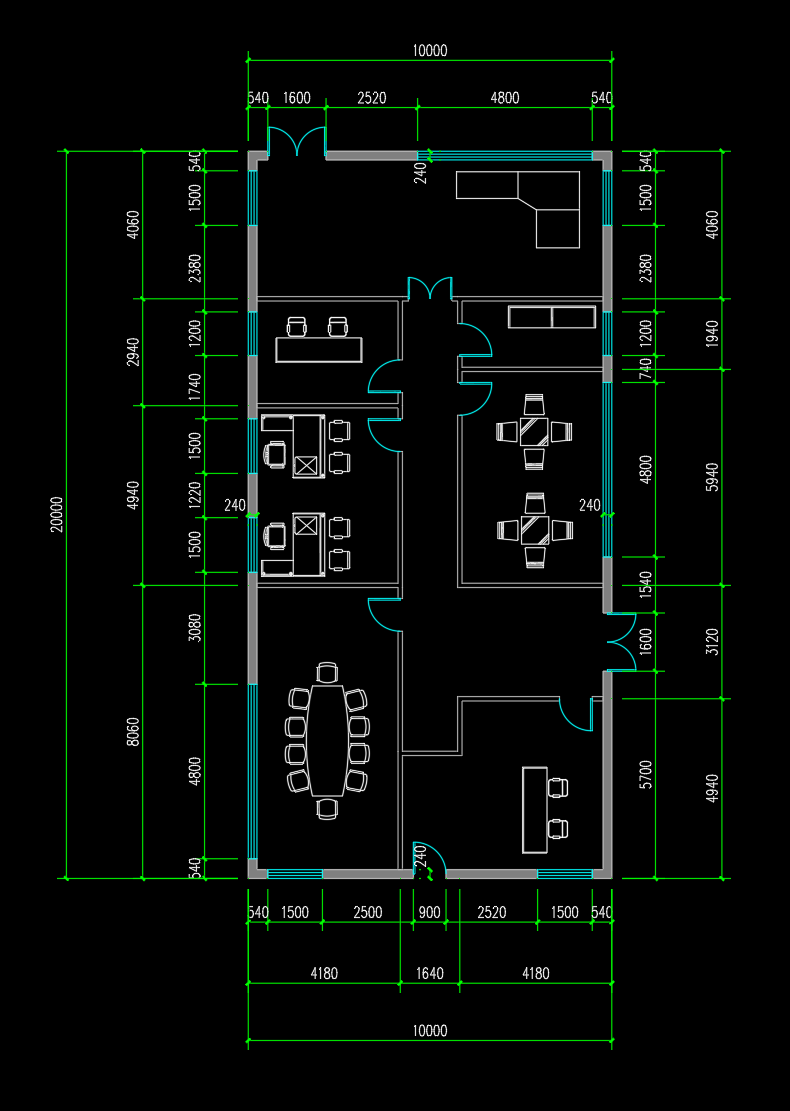
#> input picture AI_agent/logs/experiments/2026-09-14_plan_partition_setup/plan_only_input/1f_view.png, 790 x 1111 px, found by its file name
$ python measure_walls_v2.py
#> lines starting #> are read from the running program, lines starting #| are printed output that depends on the picture; after the words box and inside, x2 and y2 are one past the last pixel; in counts of white or black regions, pixels touching at a corner belong together
#!/usr/bin/env python3
"""Measure walls using building outline as calibration basis."""

from PIL import Image
import numpy as np
import json

# From analyze_image.py run:
# Black pixels (building outline): x_range: 0 to 789, y_range: 0 to 1110
# This represents the 10m x 20m building (from testdata)

# Calibration from building bounds (most reliable):
# Building is 10.0 m wide (x), 20.0 m tall (y)
black_x_min_px, black_x_max_px = 0, 789
black_y_min_px, black_y_max_px = 0, 1110
building_width_m = 10.0
building_height_m = 20.0

px_per_m_x = (black_x_max_px - black_x_min_px) / building_width_m
px_per_m_y = (black_y_max_px - black_y_min_px) / building_height_m
origin_px_x = black_x_min_px
origin_px_y = black_y_max_px  # Y increases downward in image; origin is at bottom

def px_to_m(px_x, px_y):
    """Convert pixel coordinates to meters."""
    m_x = (px_x - origin_px_x) / px_per_m_x
    m_y = (origin_px_y - px_y) / px_per_m_y  # flip Y (up is positive in meters)
    return round(m_x, 2), round(m_y, 2)

print(f"Calibration (from building outline):")
print(f"  X: {black_x_min_px}-{black_x_max_px} px ({black_x_max_px - black_x_min_px} px) for {building_width_m} m")
print(f"  Y: {black_y_min_px}-{black_y_max_px} px ({black_y_max_px - black_y_min_px} px) for {building_height_m} m")
print(f"  Scale: {px_per_m_x:.2f} px/m (X), {px_per_m_y:.2f} px/m (Y)")
print(f"  Origin: ({origin_px_x}, {origin_px_y}) px = (0.00, 0.00) m\n")

# Verification
m_corners = [
    ("SW corner", black_x_min_px, black_y_max_px),
    ("NW corner", black_x_min_px, black_y_min_px),
    ("NE corner", black_x_max_px, black_y_min_px),
    ("SE corner", black_x_max_px, black_y_max_px),
]

print("Corner verification:")
for name, px_x, px_y in m_corners:
    m = px_to_m(px_x, px_y)
    print(f"  {name:15s} ({px_x:3d},{px_y:4d}) px → {m} m")

# Now I need to carefully read the wall positions from the image
# Let me load and analyze the black pixels to identify major wall lines

img = Image.open('case_data/1f_view.png').convert('RGB')
#> img is the input picture: PIL image 790x1111 RGB; mean R, G, B 6.2, 10.7, 7.8
pixels = np.array(img)

# Find black pixels
black_mask = (pixels[:,:,0] < 50) & (pixels[:,:,1] < 50) & (pixels[:,:,2] < 50)
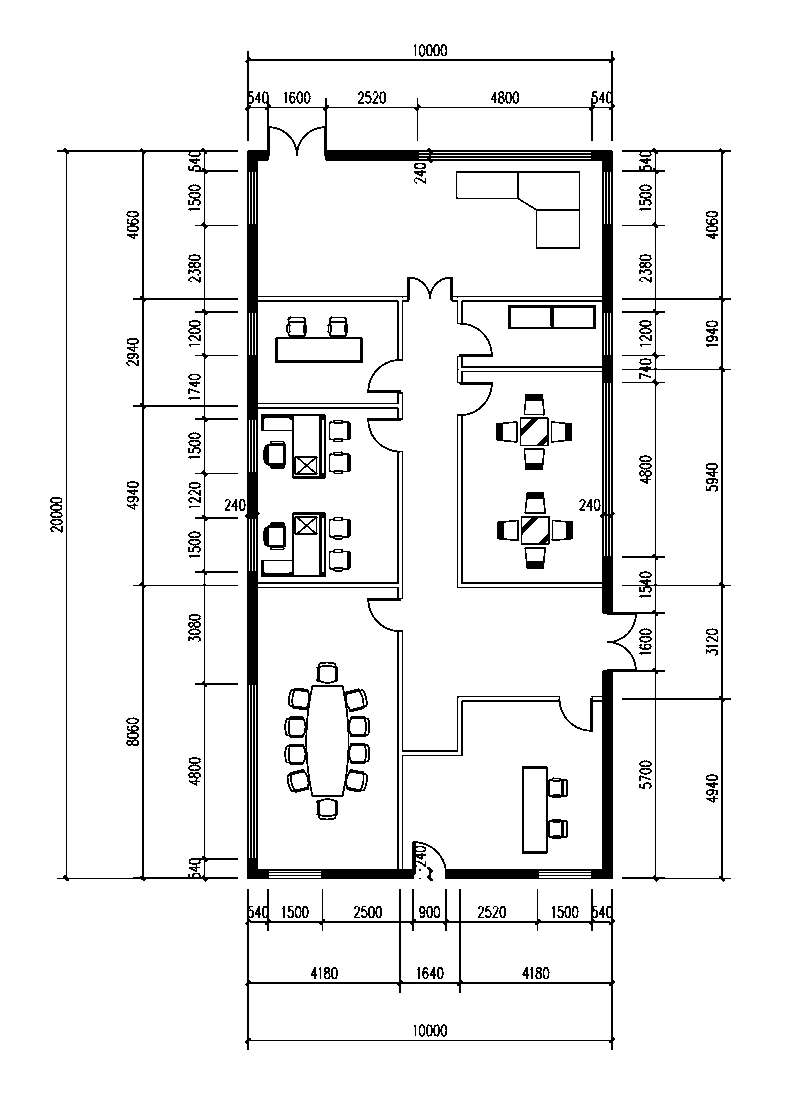
#> black_mask: shape (1111, 790) bool; 93.3% white; 164 black regions (8 under 20 px), largest, box (x1, y1, x2, y2) and area: (245, 51, 731, 882) 32319, (57, 148, 238, 882) 5128, (245, 889, 615, 1050) 3487

# For major walls, look for rows/columns with high black pixel density
rows_density = black_mask.sum(axis=1)  # count black pixels in each row
#> rows_density = 1111 values, max 790 at index 0, min 159 at index 878, mean 736.9
cols_density = black_mask.sum(axis=0)  # count black pixels in each column
#> cols_density = 790 values, max 1111 at index 0, min 131 at index 248, mean 1036.4

# Find peaks (strong horizontal/vertical lines)
# Horizontal walls will show as peaks in row density
# Vertical walls will show as peaks in column density

print("\n\nHorizontal walls (rows with > 100 black pixels):")
horiz_wall_rows = np.where(rows_density > 100)[0]
#> horiz_wall_rows = 1111 values from 0 to 1110
significant_horiz = [y for y in horiz_wall_rows if y not in [y-1 for y in horiz_wall_rows]]  # filter adjacent rows
#> significant_horiz = [1110]
for y_px in sorted(significant_horiz)[:20]:  # first 20 significant horizontal lines
    y_m = (origin_px_y - y_px) / px_per_m_y
    print(f"  y={y_px:4d} px → y={y_m:6.2f} m | density={rows_density[y_px]:4d}")
#> this loop made 1 pass
#> (y_px, y_m) on pass 1: (1110, 0)
#|   y=1110 px → y=  0.00 m | density= 790

print("\n\nVertical walls (columns with > 100 black pixels):")
vert_wall_cols = np.where(cols_density > 100)[0]
#> vert_wall_cols = 790 values from 0 to 789
significant_vert = [x for x in vert_wall_cols if x not in [x-1 for x in vert_wall_cols]]
#> significant_vert = [789]
for x_px in sorted(significant_vert)[:20]:  # first 20 significant vertical lines
    x_m = (x_px - origin_px_x) / px_per_m_x
    print(f"  x={x_px:4d} px → x={x_m:6.2f} m | density={cols_density[x_px]:4d}")
#> this loop made 1 pass
#> (x_px, x_m) on pass 1: (789, 10)
#|   x= 789 px → x= 10.00 m | density=1111

# Save calibration for use in JSON creation
calib = {
    'px_per_m_x': px_per_m_x,
    'px_per_m_y': px_per_m_y,
    'origin_px_x': origin_px_x,
    'origin_px_y': origin_px_y,
    'px_to_m': px_to_m
}

print("\n\nKey walls (manually identified from image inspection):")
# Based on visual inspection of the image, I can identify these major wall segments:
# I'll manually specify their pixel positions and convert to meters

walls_px = [
    # Perimeter
    ("S1_south", 0, 152, 789, 152),      # southern perimeter (approximate pixel positions)
    ("S2_east", 610, 0, 610, 1110),      # eastern perimeter
    ("S3_north", 789, 1110, 0, 1110),    # northern perimeter
    ("S4_west", 0, 1110, 0, 0),          # western perimeter

    # Major interior divisions (rough visual estimates)
    ("S5_central_vert_1", 180, 152, 180, 500),
    ("S6_central_vert_2", 280, 152, 280, 500),
    ("S7_central_vert_3", 380, 152, 380, 500),

    ("S8_horiz_lower", 0, 500, 789, 500),
    ("S9_horiz_middle", 0, 650, 789, 650),
    ("S10_horiz_upper", 0, 800, 789, 800),
]

print("\nWall segments (approximate):")
for name, x1_px, y1_px, x2_px, y2_px in walls_px:
    m1 = px_to_m(x1_px, y1_px)
    m2 = px_to_m(x2_px, y2_px)
    length = ((m2[0]-m1[0])**2 + (m2[1]-m1[1])**2)**0.5
    print(f"  {name:20s}: ({m1[0]:5.2f},{m1[1]:5.2f}) to ({m2[0]:5.2f},{m2[1]:5.2f}) | {length:6.2f}m")
